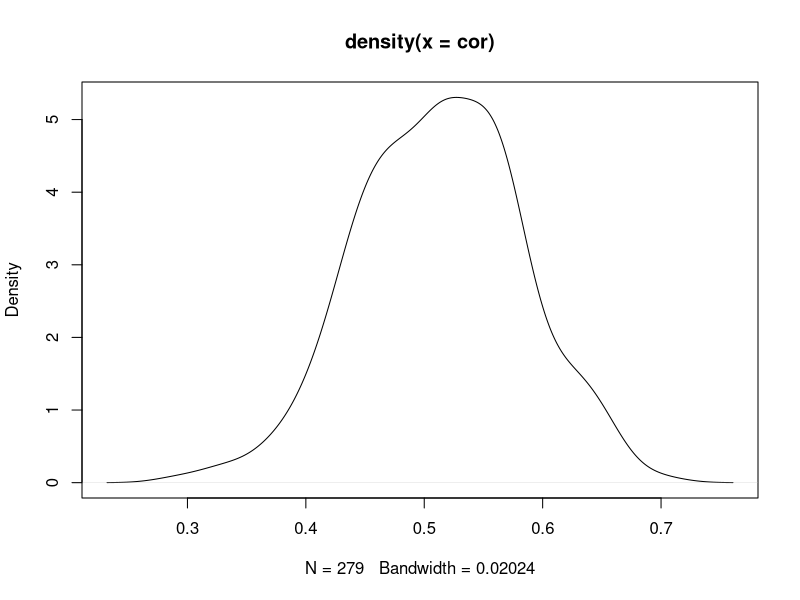
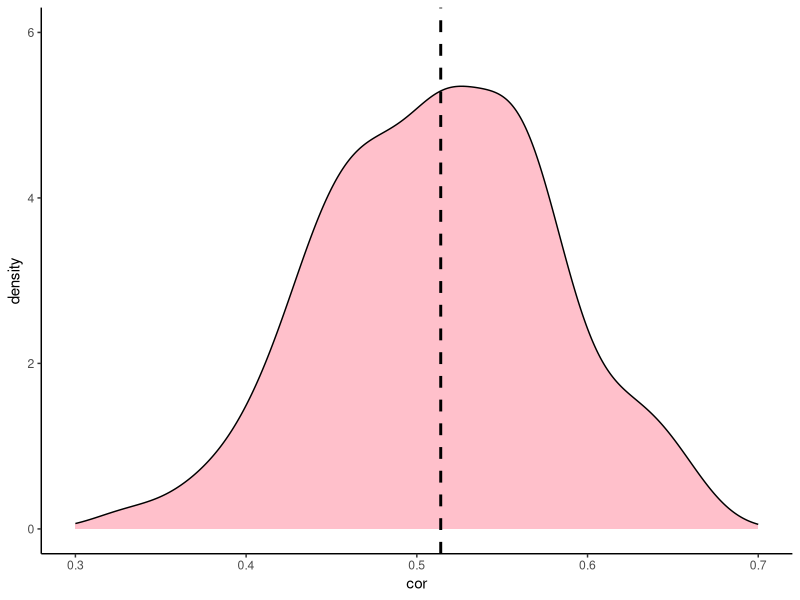

Write R code to recreate these figures, in order.
rm(list = ls())
library(igraph)
library(reshape2)


d1<-read.csv("eFig 1e (citsite first).csv")[,-1]
d2<-read.csv("eFig 1e (citsite second).csv")[,-1]
table(colnames(d1)==colnames(d2));table(rownames(d1)==rownames(d2))

d1<-d1[,-1]
d2<-d2[,-1]
cor=sapply(1:ncol(d1),function(x){cor.test(d1[,x],d2[,x],method="spearman")[["estimate"]][["rho"]]})
plot(density(cor))

median<-median(cor)
cor2=density(cor)
cor3=data.frame(x=cor2$x,y=cor2$y)
cor1=data.frame(cor=cor)
library(ggplot2)
ggplot()+
  geom_density(data=cor1, aes(x=cor),stat = "density", fill="pink")+
  xlim(0.3,0.7)+
  ylim(0,6)+
  geom_vline(xintercept = 0.514,linetype=2,color="black",size=1)+
  theme_classic()
